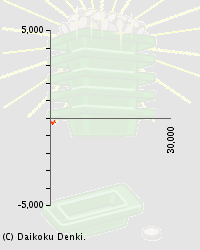
#> input picture data/ヒノマル新丸子店/2020-06-01/スーパービンゴネオ/135.png, 200 x 250 px
$ jupyter execute --allow-errors workspace.ipynb
#> lines starting #> are read from the running program, lines starting #| are printed output that depends on the picture; after the words box and inside, x2 and y2 are one past the last pixel; in counts of white or black regions, pixels touching at a corner belong together
[cell 1]
from xlwt import Workbook
import time
import os
import datetime
import openpyxl
import cv2
import numpy as np
import glob


def adjust_len(ws1):
    for col in ws1.columns:
        max_length = 0
        column = col[0].column

        for cell in col:
            if len(str(cell.value)) > max_length:
                max_length = len(str(cell.value))

        adjusted_width = (max_length) * 2
        ws1.column_dimensions["A"].width = adjusted_width
        ws1.auto_filter.ref = "A1:C" + str(len(col))

        break


Day = "2020-03-09"
Hole_name = "./data/ヒノマル新丸子店"

#Excelファイルの定義
excel_name = Hole_name + "/解析結果一覧.xlsx"
wb = openpyxl.Workbook()

#差枚数のシートの作成
sheet_medal = wb.create_sheet('差枚数', 0)
sheet_medal["A1"] = "機種名"
sheet_medal["B1"] = "台番号"

#総回転数のシートの作成
sheet_game = wb.create_sheet("総回転数", 1)
sheet_game["A1"] = "機種名"
sheet_game["B1"] = "台番号"

#機械割のシートの作成
sheet_output = wb.create_sheet('機械割', 2)
sheet_output["A1"] = "機種名"
sheet_output["B1"] = "台番号"

#機種名の取得
path = Hole_name + ("/") + Day
#> (the rest of this cell did not finish here and is left out)

[cell 2]
import cv2
import numpy as np

#img = cv2.imread("./data/ヒノマル新丸子店/2020-03-09/いろはに愛姫/0.png") # 画像を読み込む。
img_array = np.fromfile("./data/ヒノマル新丸子店/2020-03-09/いろはに愛姫/135.png", dtype=np.uint8)
img = cv2.imdecode(img_array, cv2.IMREAD_COLOR)
#> img is the input picture: shape (250, 200, 3); mean B, G, R 224.7, 229.8, 226.7

# 色基準で2値化する。
#hsv = cv2.cvtColor(img, cv2.COLOR_BGR2HSV)

week =1
# 色の範囲を指定する
#月曜日
if week == 1:
    lower_color = np.array([0, 50, 255])
    upper_color = np.array([0, 51, 255])
#火曜日
elif week == 2:
    lower_color = np.array([255, 0, 153])
    upper_color = np.array([255, 0, 154])
#水曜日
elif week == 3:
    lower_color = np.array([204, 153, 0])
    upper_color = np.array([204, 154, 0])
#木曜日
elif week == 4:
    lower_color = np.array([204, 0, 255])
    upper_color = np.array([205, 0, 255])
#金曜日
elif week == 5:
    lower_color = np.array([255, 0, 0])
    upper_color = np.array([255, 0, 1])
#土曜日
elif week == 6:
    lower_color = np.array([0, 153, 204])
    upper_color = np.array([0, 154, 204])
#日曜日
elif week == 7:
    lower_color = np.array([0, 133, 0])
    upper_color = np.array([0, 134, 0])


# 指定した色に基づいたマスク画像の生成
mask = cv2.inRange(img, lower_color, upper_color)
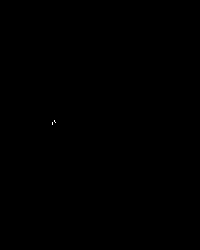
#> mask: shape (250, 200); 0.01% white in thin lines or dots, all inside (x1, y1, x2, y2) = (52, 120, 56, 125)
indices = np.dstack(np.where(mask == 255))
#> indices = [[120, 54], [121, 54], [122, 52], [122, 55], [123, 52], [124, 52]]
in_shape = indices.shape
#> in_shape = (1, 6, 2)
indices = indices.reshape(in_shape[1], 2)

#x,yの順になるように配列を並び替える
indices2 = indices[:, ::-1]
#> indices2 = [[54, 120], [54, 121], [52, 122], [55, 122], [52, 123], [52, 124]]

#x軸の値でソートする
indices3 = indices2[np.argsort(indices2[:, 0])]
#> indices3 = [[52, 122], [52, 123], [52, 124], [54, 120], [54, 121], [55, 122]]
output = cv2.bitwise_and(img, img, mask = mask)

#xとyの距離を抜き出す
#0点の位置(50, 118)
game_total = indices3[-1, 0] - 50
#> game_total = 5
medal_output = indices3[-1, 1] - 118
#> medal_output = 4
